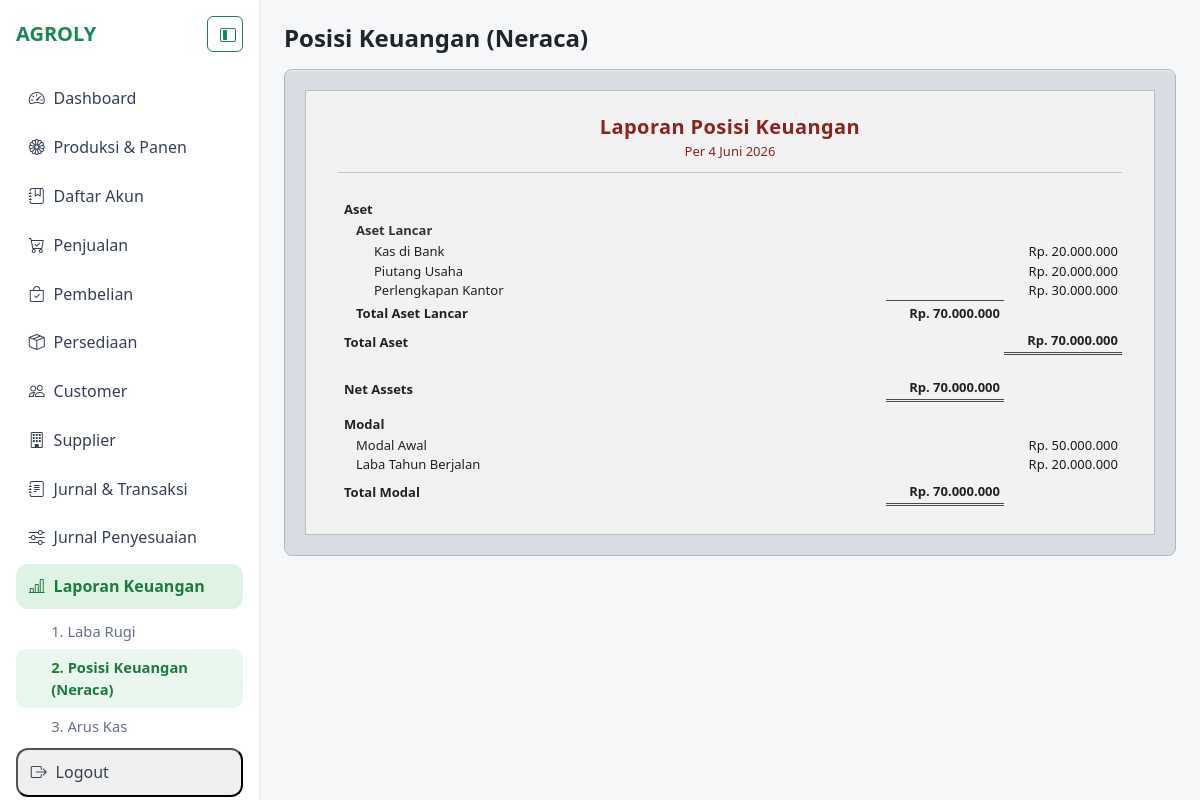
The page /akuntansi/laporan/posisi-keuangan/ (signed in) on the database its author committed.
### agroly/akuntansi/models.py (models this page shows, shortened)
class Akun(models.Model):
    KATEGORI_AKUN = (
        ("aset", "Aset"),
        ("kewajiban", "Kewajiban"),
        ("ekuitas", "Ekuitas"),
        ("pendapatan", "Pendapatan"),
        ("hpp", "HPP"),
        ("beban_operasional", "Beban Operasional"),
        ("pendapatan_lain", "Pendapatan Lain-lain"),
        ("beban_lain", "Beban Lain-lain"),
    )
    kode_akun = models.CharField(max_length=10, unique=True)
    nama_akun = models.CharField(max_length=150)
    kategori_akun = models.CharField(max_length=30, choices=KATEGORI_AKUN)
    aktif = models.BooleanField(default=True)
    class Meta:
        db_table = "akun"
        ordering = ["kode_akun"]

### agroly/akuntansi/views.py (the view)
# urls.py: path("laporan/posisi-keuangan/", LaporanNeracaView.as_view(), name="laporan_neraca"),
class LaporanNeracaView(LoginRequiredMixin, TemplateView):
    template_name = "akuntansi/laporan_neraca.html"
    def get_context_data(self, **kwargs):
        context = super().get_context_data(**kwargs)
        context["neraca_detail"] = ServiceLaporanKeuangan.hitung_neraca_terstruktur()
        return context

### agroly/akuntansi/services.py (called while the page is built)
    @staticmethod
    def _format_rp(nilai: Decimal) -> str:
        return format_rupiah(nilai)

    @staticmethod
    def _format_rp_neraca(nilai: Decimal) -> str:
        return format_rupiah_neraca(nilai)

    @staticmethod
    def _label_per_tanggal_akhir() -> str:
        akhir = JurnalHeader.objects.aggregate(akhir=Max("tanggal"))["akhir"]
        if not akhir:
            return "Belum ada transaksi"
        return f"Per {akhir.day} {BULAN_ID[akhir.month]} {akhir.year}"

    @staticmethod
    def saldo_akun(akun: Akun) -> Decimal:
        agregat = JurnalDetail.objects.filter(akun=akun).aggregate(
            total_debit=Sum("debit"),
            total_kredit=Sum("kredit"),
        )
        debit = agregat["total_debit"] or Decimal("0")
        kredit = agregat["total_kredit"] or Decimal("0")
        if akun.kategori_akun in KATEGORI_SALDO_NORMAL_KREDIT:
            return kredit - debit
        return debit - kredit

    @staticmethod
    def _saldo_akun_neraca(akun: Akun) -> Decimal:
        return ServiceLaporanKeuangan.saldo_akun(akun)

    @staticmethod
    def _baris_akun_neraca(akun: Akun) -> dict | None:
        saldo = ServiceLaporanKeuangan._saldo_akun_neraca(akun)
        if saldo == 0:
            return None
        return {
            "nama": akun.nama_akun,
            "kode_akun": akun.kode_akun,
            "nilai": saldo,
            "nilai_display": ServiceLaporanKeuangan._format_rp_neraca(saldo),
        }

    @staticmethod
    def _grup_akun_dari_queryset(akun_qs, nama_grup: str, label_total: str) -> dict | None:
        baris = []
        for akun in akun_qs:
            item = ServiceLaporanKeuangan._baris_akun_neraca(akun)
            if item:
                baris.append(item)
        if not baris:
            return None
        total = sum((b["nilai"] for b in baris), Decimal("0"))
        return {
            "nama": nama_grup,
            "baris": baris,
            "total": total,
            "total_label": label_total,
            "total_display": ServiceLaporanKeuangan._format_rp_neraca(total),
        }

    @staticmethod
    def _total_dari_grup(daftar_grup: list) -> Decimal:
        return sum((grup["total"] for grup in daftar_grup if grup), Decimal("0"))

    @staticmethod
    def _saldo_akun_laba_rugi(akun: Akun) -> Decimal:
        return ServiceLaporanKeuangan.saldo_akun(akun)

### templates/akuntansi/laporan_neraca.html (shortened to what this page needs)
{% extends "base.html" %}
{% load akuntansi_filters %}
{% block content %}
<h4 class="fw-bold mb-3">Posisi Keuangan (Neraca)</h4>
<div class="fin-outer">
  <div class="fin-paper">
    <header class="fin-header text-center">
      <h2 class="fin-title mb-1">{{ neraca_detail.judul }}</h2>
      <p class="fin-periode mb-0">{{ neraca_detail.periode }}</p>
    </header>
    {% include "includes/laporan_neraca_table.html" %}
  </div>
</div>
{% endblock %}

### templates/includes/laporan_neraca_table.html (shortened to what this page needs)
{% if neraca_detail.blocks %}
  <table class="fin-table" cellspacing="0" cellpadding="0">
    <colgroup>
      <col class="fin-col-label">
      <col class="fin-col-section">
      <col class="fin-col-group">
      <col class="fin-col-line">
    </colgroup>
    <tbody>
      {% for block in neraca_detail.blocks %}
        <tr class="fin-gap"><td colspan="4"></td></tr>
        {% if block.tipe == "aset" %}
          <tr class="fin-section-title">
            <td class="fin-label" colspan="4">{{ block.nama }}</td>
          </tr>
          {% if block.aset_lancar %}
            <tr class="fin-group-title">
              <td class="fin-label fin-pad-1" colspan="4">{{ block.aset_lancar.nama }}</td>
            </tr>
            {% for baris in block.aset_lancar.baris %}
              <tr class="fin-line">
                <td class="fin-label fin-pad-2">{{ baris.nama }}</td>
                <td class="fin-amt"></td>
                <td class="fin-amt"></td>
                <td class="fin-amt fin-amt-line">{{ baris.nilai_display }}</td>
              </tr>
            {% endfor %}
            <tr class="fin-group-total">
              <td class="fin-label fin-pad-1">{{ block.aset_lancar.total_label }}</td>
              <td class="fin-amt"></td>
              <td class="fin-amt fin-amt-group">{{ block.aset_lancar.total_display }}</td>
              <td class="fin-amt"></td>
            </tr>
          {% endif %}
          <tr class="fin-grand-total">
            <td class="fin-label fin-total-label">{{ block.total_label }}</td>
            <td class="fin-amt"></td>
            <td class="fin-amt"></td>
            <td class="fin-amt fin-amt-grand">{{ block.total_display }}</td>
          </tr>
        {% elif block.tipe == "net_assets" %}
          <tr class="fin-gap-lg"><td colspan="4"></td></tr>
          <tr class="fin-net-row">
            <td class="fin-label fin-total-label">{{ block.nama }}</td>
            <td class="fin-amt"></td>
            <td class="fin-amt fin-amt-section">{{ block.total_display }}</td>
            <td class="fin-amt"></td>
          </tr>
        {% elif block.tipe == "modal" %}
          <tr class="fin-gap"><td colspan="4"></td></tr>
          <tr class="fin-section-title">
            <td class="fin-label" colspan="4">{{ block.nama }}</td>
          </tr>
          {% for baris in block.baris %}
            <tr class="fin-line">
              <td class="fin-label fin-pad-1">{{ baris.nama }}</td>
              <td class="fin-amt"></td>
              <td class="fin-amt"></td>
              <td class="fin-amt fin-amt-line">{{ baris.nilai_display }}</td>
            </tr>
          {% endfor %}
          <tr class="fin-grand-total">
            <td class="fin-label fin-total-label">{{ block.total_label }}</td>
            <td class="fin-amt"></td>
            <td class="fin-amt fin-amt-section">{{ block.total_display }}</td>
            <td class="fin-amt"></td>
          </tr>
        {% endif %}
      {% endfor %}
    </tbody>
  </table>
{% else %}
  <p class="text-muted text-center py-5 mb-0">Belum ada data untuk laporan posisi keuangan.</p>
{% endif %}

### templates/base.html (style rules this page uses)
body { background:#f5f7f9; }

### templates/includes/laporan_finansial_styles.html (style rules this page uses)
.fin-outer { background: #d9dde3; border: 1px solid #b0b8c4; border-radius: .5rem; padding: 1.25rem; box-shadow: inset 0 1px 0 rgba(255, 255, 255, 0.5); }
.fin-paper { max-width: 880px; margin: 0 auto; background: #f2f2f2; border: 1px solid #b8bec8; padding: 1.5rem 2rem 1.75rem; font-family: "Segoe UI", Tahoma, Geneva, Verdana, sans-serif; font-size: 13px; color: #222; line-height: 1.35; }
.fin-header { margin-bottom: 1.1rem; padding-bottom: .75rem; border-bottom: 1px solid #c5c5c5; }
.fin-title { color: #8b2323; font-size: 1.25rem; font-weight: 700; letter-spacing: 0.02em; }
.fin-periode { color: #8b2323; font-size: 13px; font-weight: 500; }
.fin-table { width: 100%; border-collapse: collapse; table-layout: fixed; }
.fin-col-label { width: auto; }
.fin-col-section { width: 118px; }
.fin-col-group { width: 118px; }
.fin-col-line { width: 118px; }
.fin-table td { padding: 2px 6px; vertical-align: bottom; }
.fin-label { text-align: left; font-weight: 400; }
.fin-pad-1 { padding-left: 18px !important; }
.fin-pad-2 { padding-left: 36px !important; }
.fin-amt { text-align: right; font-variant-numeric: tabular-nums; white-space: nowrap; padding-right: 4px !important; }
.fin-gap td { height: 6px; padding: 0; border: none; }
.fin-gap-lg td { height: 14px; padding: 0; border: none; }
.fin-section-title .fin-label { font-weight: 700; font-size: 13px; padding-top: 4px; }
.fin-group-title .fin-label { font-weight: 600; color: #333; }
.fin-line td { padding-top: 1px; padding-bottom: 1px; }
.fin-amt-line { color: #1a1a1a; }
.fin-subgroup-total .fin-label, .fin-group-total .fin-label { font-weight: 600; padding-top: 4px; }
.fin-amt-group { font-weight: 600; border-top: 1px solid #4a4a4a; padding-top: 3px !important; }
.fin-section-total td, .fin-net-row td, .fin-grand-total td { padding-top: 6px; padding-bottom: 2px; }
.fin-total-label { font-weight: 700 !important; }
.fin-amt-section { font-weight: 700; border-bottom: 3px double #4a4a4a; padding-bottom: 2px !important; }
.fin-amt-grand { font-weight: 700; border-bottom: 3px double #4a4a4a; padding-bottom: 2px !important; }
.fin-grand-total td { padding-top: 8px; }

### rows shown on the page
Akun: nama "Kas di Bank"
Akun: nama "Piutang Usaha"
Akun: nama "Perlengkapan Kantor"

### other values the page prints
{{ neraca_detail.judul }} "Laporan Posisi Keuangan"
{{ neraca_detail.periode }} "Per 4 Juni 2026"
{{ block.nama }} "Aset"
{{ block.aset_lancar.nama }} "Aset Lancar"
{{ baris.nilai_display }} "Rp. 20.000.000" "Rp. 20.000.000" "Rp. 30.000.000"
{{ block.aset_lancar.total_label }} "Total Aset Lancar"
{{ block.aset_lancar.total_display }} "Rp. 70.000.000"
{{ block.total_label }} "Total Aset"
{{ block.total_display }} "Rp. 70.000.000"
{{ block.nama }} "Net Assets"
{{ block.nama }} "Modal"
{{ baris.nama }} "Modal Awal" "Laba Tahun Berjalan"
{{ baris.nilai_display }} "Rp. 50.000.000" "Rp. 20.000.000"
{{ block.total_label }} "Total Modal"
